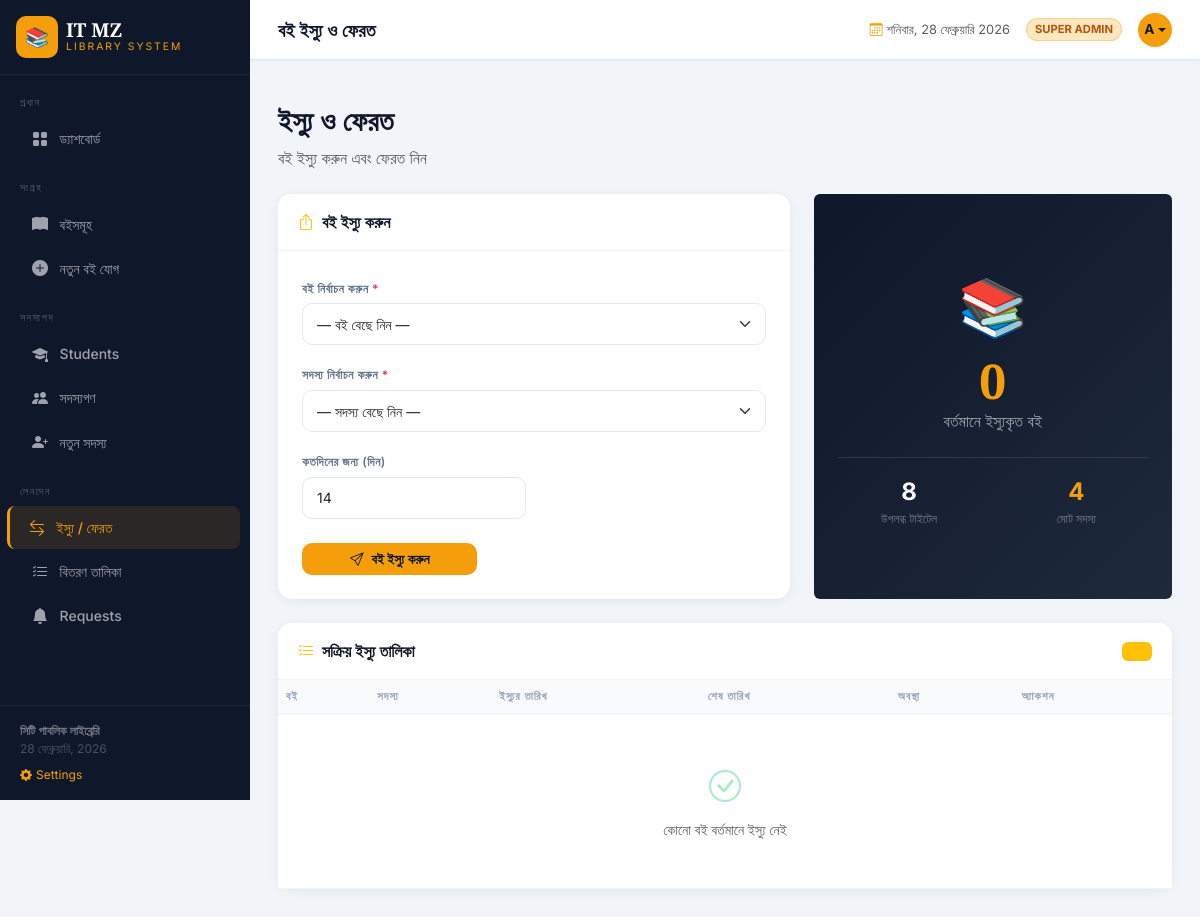
Before: /borrow (signed in) with the older database file.
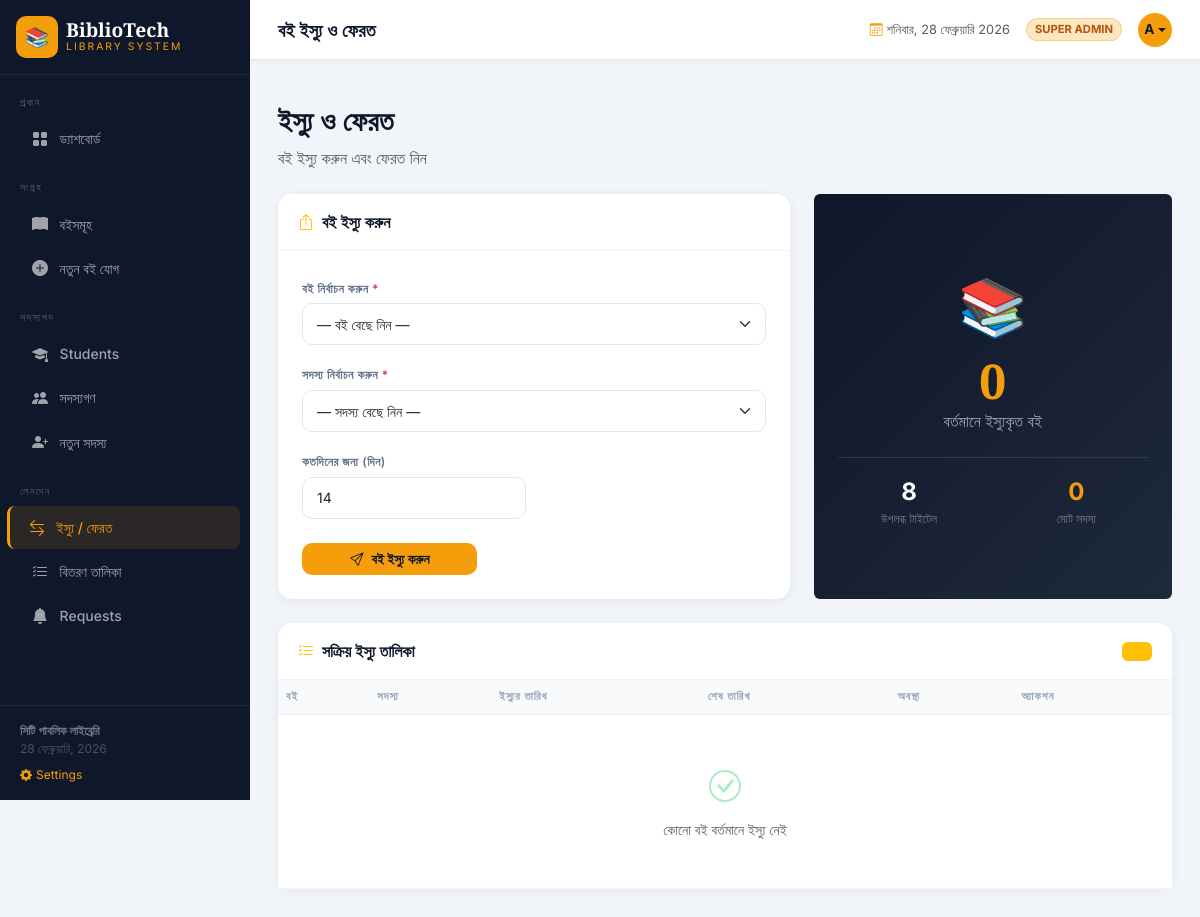
After: the same page with the newer database file.
### tables this page shows
CREATE TABLE settings (
        key TEXT PRIMARY KEY, value TEXT
    );

### app.py (the view, shortened to what this page needs)
@app.route('/borrow', methods=['GET', 'POST'])
@admin_required
def borrow():
    conn = get_db()
    books_list   = conn.execute('SELECT * FROM books WHERE available_copies > 0 ORDER BY title').fetchall()
    members_list = conn.execute('SELECT * FROM members WHERE active=1 ORDER BY name').fetchall()
    borrowings   = conn.execute("""
        SELECT br.*, b.title, b.cover_color, m.name as member_name
        FROM borrowings br JOIN books b ON br.book_id=b.id JOIN members m ON br.member_id=m.id
        WHERE br.status='borrowed' ORDER BY br.borrow_date DESC
    """).fetchall()
    conn.close()
    return render_template('borrow.html', books=books_list, members=members_list, borrowings=borrowings)

### app.py (called while the page is built)
def admin_required(f):
    @wraps(f)
    def decorated(*args, **kwargs):
        if not session.get('logged_in'):
            flash('এই পেজটি দেখতে লগইন করুন।', 'info')
            return redirect(url_for('login', next=request.path))
        if not session.get('is_admin'):
            flash('এই কাজটি করার অনুমতি আপনার নেই।', 'error')
            return redirect(url_for('books'))
        return f(*args, **kwargs)
    return decorated

def get_db():
    conn = sqlite3.connect(DB_PATH)
    conn.row_factory = sqlite3.Row
    return conn

def get_settings():
    conn = get_db()
    rows = conn.execute('SELECT key, value FROM settings').fetchall()
    conn.close()
    return {row['key']: row['value'] for row in rows}

@app.context_processor
def inject_settings():
    return dict(site=get_settings())

### templates/borrow.html (shortened to what the changed rows need)
{% extends 'base.html' %}
{% block content %}
<div class="d-flex justify-content-between align-items-start mb-4 page-header">
    <div><h1>ইস্যু ও ফেরত</h1><p class="text-muted mb-0">বই ইস্যু করুন এবং ফেরত নিন</p></div>
</div>
<div class="row g-4 mb-4">
    <div class="col-lg-5">
        <div class="card h-100 border-0 text-white" style="background:linear-gradient(135deg,#0f172a,#1e293b)">
            <div class="card-body d-flex flex-column justify-content-center align-items-center text-center p-4">
                <div class="border-top w-100 pt-3" style="border-color:rgba(255,255,255,.1)!important">
                    <div class="row text-center">
                        <div class="col">
                            <div style="font-size:1.5rem;font-weight:700;color:var(--gold)">{{ members|length }}</div>
                            <div style="font-size:.75rem;color:rgba(255,255,255,.4)">মোট সদস্য</div>
                        </div>
                    </div>
                </div>
            </div>
        </div>
    </div>
</div>
<div class="card content-card">
    <div class="card-body p-0">
        <div class="table-responsive">
            <table class="table mb-0">
                <thead><tr><th>বই</th><th>সদস্য</th><th>ইস্যুর তারিখ</th><th>শেষ তারিখ</th><th>অবস্থা</th><th>অ্যাকশন</th></tr></thead>
            </table>
        </div>
    </div>
</div>
{% endblock %}

### templates/base.html (shortened to what the changed rows need)
<!DOCTYPE html>
<html lang="bn">
<head>
    <link href="https://cdnjs.cloudflare.com/ajax/libs/bootstrap/5.3.2/css/bootstrap.min.css" rel="stylesheet">
    <link href="https://cdnjs.cloudflare.com/ajax/libs/bootstrap-icons/1.11.3/font/bootstrap-icons.min.css" rel="stylesheet">
</head>
<body>
<nav id="sidebar">
    <div class="sidebar-brand d-flex align-items-center gap-2 p-3 border-bottom" style="border-color:rgba(255,255,255,.07)!important">
        <div>
            <div class="brand-name">{{ site.library_name }}</div>
            <div class="brand-sub">{{ site.library_tagline }}</div>
        </div>
    </div>
</nav>
<div id="main">
    <div class="page-body">{% block content %}{% endblock %}</div>
</div>
</body>
</html>

Changed rows visible on the page:
changed settings: library_name "IT MZ" → "BiblioTech"
Other visible differences:
{{ members|length }}: "4" → "0"
